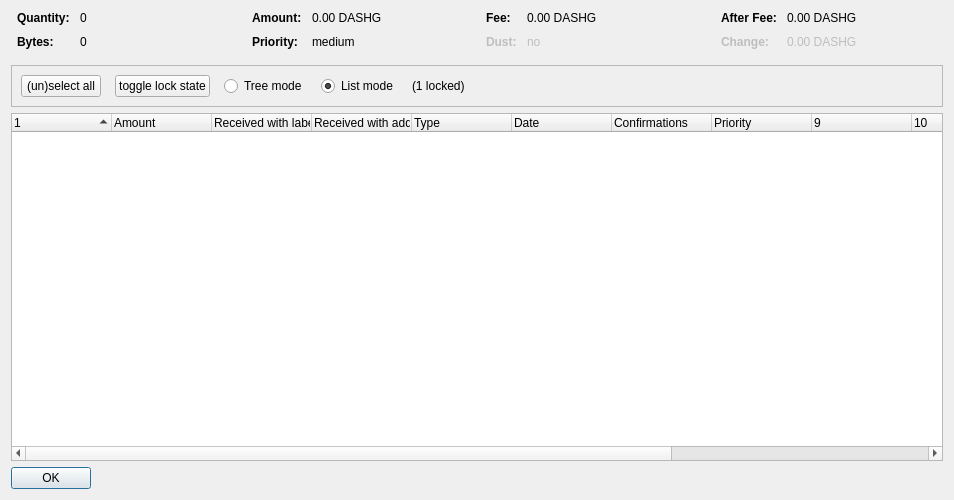
<?xml version="1.0" encoding="UTF-8"?>
<ui version="4.0">
 <class>CoinControlDialog</class>
 <widget class="QDialog" name="CoinControlDialog">
  <property name="geometry">
   <rect>
    <x>0</x>
    <y>0</y>
    <width>954</width>
    <height>500</height>
   </rect>
  </property>
  <property name="windowTitle">
   <string>Coin Selection</string>
  </property>
  <layout class="QVBoxLayout" name="verticalLayout">
   <item>
    <layout class="QHBoxLayout" name="horizontalLayoutTop" stretch="0,0,0,0">
     <property name="topMargin">
      <number>0</number>
     </property>
     <property name="bottomMargin">
      <number>10</number>
     </property>
     <item>
      <layout class="QFormLayout" name="formLayoutCoinControl1">
       <property name="horizontalSpacing">
        <number>10</number>
       </property>
       <property name="verticalSpacing">
        <number>10</number>
       </property>
       <property name="leftMargin">
        <number>6</number>
       </property>
       <property name="rightMargin">
        <number>6</number>
       </property>
       <item row="0" column="0">
        <widget class="QLabel" name="labelCoinControlQuantityText">
         <property name="font">
          <font>
           <weight>75</weight>
           <bold>true</bold>
          </font>
         </property>
         <property name="text">
          <string>Quantity:</string>
         </property>
        </widget>
       </item>
       <item row="0" column="1">
        <widget class="QLabel" name="labelCoinControlQuantity">
         <property name="cursor">
          <cursorShape>IBeamCursor</cursorShape>
         </property>
         <property name="contextMenuPolicy">
          <enum>Qt::ActionsContextMenu</enum>
         </property>
         <property name="text">
          <string notr="true">0</string>
         </property>
         <property name="textInteractionFlags">
          <set>Qt::LinksAccessibleByMouse|Qt::TextSelectableByKeyboard|Qt::TextSelectableByMouse</set>
         </property>
        </widget>
       </item>
       <item row="1" column="0">
        <widget class="QLabel" name="labelCoinControlBytesText">
         <property name="font">
          <font>
           <weight>75</weight>
           <bold>true</bold>
          </font>
         </property>
         <property name="text">
          <string>Bytes:</string>
         </property>
        </widget>
       </item>
       <item row="1" column="1">
        <widget class="QLabel" name="labelCoinControlBytes">
         <property name="cursor">
          <cursorShape>IBeamCursor</cursorShape>
         </property>
         <property name="contextMenuPolicy">
          <enum>Qt::ActionsContextMenu</enum>
         </property>
         <property name="text">
          <string notr="true">0</string>
         </property>
         <property name="textInteractionFlags">
          <set>Qt::LinksAccessibleByMouse|Qt::TextSelectableByKeyboard|Qt::TextSelectableByMouse</set>
         </property>
        </widget>
       </item>
      </layout>
     </item>
     <item>
      <layout class="QFormLayout" name="formLayoutCoinControl2">
       <property name="horizontalSpacing">
        <number>10</number>
       </property>
       <property name="verticalSpacing">
        <number>10</number>
       </property>
       <property name="leftMargin">
        <number>6</number>
       </property>
       <property name="rightMargin">
        <number>6</number>
       </property>
       <item row="0" column="0">
        <widget class="QLabel" name="labelCoinControlAmountText">
         <property name="font">
          <font>
           <weight>75</weight>
           <bold>true</bold>
          </font>
         </property>
         <property name="text">
          <string>Amount:</string>
         </property>
        </widget>
       </item>
       <item row="0" column="1">
        <widget class="QLabel" name="labelCoinControlAmount">
         <property name="cursor">
          <cursorShape>IBeamCursor</cursorShape>
         </property>
         <property name="contextMenuPolicy">
          <enum>Qt::ActionsContextMenu</enum>
         </property>
         <property name="text">
          <string notr="true">0.00 DASHG</string>
         </property>
         <property name="textInteractionFlags">
          <set>Qt::LinksAccessibleByMouse|Qt::TextSelectableByKeyboard|Qt::TextSelectableByMouse</set>
         </property>
        </widget>
       </item>
       <item row="1" column="0">
        <widget class="QLabel" name="labelCoinControlPriorityText">
         <property name="font">
          <font>
           <weight>75</weight>
           <bold>true</bold>
          </font>
         </property>
         <property name="text">
          <string>Priority:</string>
         </property>
        </widget>
       </item>
       <item row="1" column="1">
        <widget class="QLabel" name="labelCoinControlPriority">
         <property name="cursor">
          <cursorShape>IBeamCursor</cursorShape>
         </property>
         <property name="contextMenuPolicy">
          <enum>Qt::ActionsContextMenu</enum>
         </property>
         <property name="text">
          <string>medium</string>
         </property>
         <property name="textInteractionFlags">
          <set>Qt::LinksAccessibleByMouse|Qt::TextSelectableByKeyboard|Qt::TextSelectableByMouse</set>
         </property>
        </widget>
       </item>
      </layout>
     </item>
     <item>
      <layout class="QFormLayout" name="formLayoutCoinControl3">
       <property name="horizontalSpacing">
        <number>10</number>
       </property>
       <property name="verticalSpacing">
        <number>10</number>
       </property>
       <property name="leftMargin">
        <number>6</number>
       </property>
       <property name="rightMargin">
        <number>6</number>
       </property>
       <item row="0" column="0">
        <widget class="QLabel" name="labelCoinControlFeeText">
         <property name="font">
          <font>
           <weight>75</weight>
           <bold>true</bold>
          </font>
         </property>
         <property name="text">
          <string>Fee:</string>
         </property>
        </widget>
       </item>
       <item row="0" column="1">
        <widget class="QLabel" name="labelCoinControlFee">
         <property name="cursor">
          <cursorShape>IBeamCursor</cursorShape>
         </property>
         <property name="contextMenuPolicy">
          <enum>Qt::ActionsContextMenu</enum>
         </property>
         <property name="text">
          <string notr="true">0.00 DASHG</string>
         </property>
         <property name="textInteractionFlags">
          <set>Qt::LinksAccessibleByMouse|Qt::TextSelectableByKeyboard|Qt::TextSelectableByMouse</set>
         </property>
        </widget>
       </item>
       <item row="1" column="0">
        <widget class="QLabel" name="labelCoinControlLowOutputText">
         <property name="enabled">
          <bool>false</bool>
         </property>
         <property name="font">
          <font>
           <weight>75</weight>
           <bold>true</bold>
          </font>
         </property>
         <property name="text">
          <string>Dust:</string>
         </property>
        </widget>
       </item>
       <item row="1" column="1">
        <widget class="QLabel" name="labelCoinControlLowOutput">
         <property name="enabled">
          <bool>false</bool>
         </property>
         <property name="cursor">
          <cursorShape>IBeamCursor</cursorShape>
         </property>
         <property name="contextMenuPolicy">
          <enum>Qt::ActionsContextMenu</enum>
         </property>
         <property name="text">
          <string>no</string>
         </property>
         <property name="textInteractionFlags">
          <set>Qt::LinksAccessibleByMouse|Qt::TextSelectableByKeyboard|Qt::TextSelectableByMouse</set>
         </property>
        </widget>
       </item>
      </layout>
     </item>
     <item>
      <layout class="QFormLayout" name="formLayoutCoinControl4">
       <property name="horizontalSpacing">
        <number>10</number>
       </property>
       <property name="verticalSpacing">
        <number>10</number>
       </property>
       <property name="leftMargin">
        <number>6</number>
       </property>
       <property name="rightMargin">
        <number>6</number>
       </property>
       <item row="0" column="0">
        <widget class="QLabel" name="labelCoinControlAfterFeeText">
         <property name="font">
          <font>
           <weight>75</weight>
           <bold>true</bold>
          </font>
         </property>
         <property name="text">
          <string>After Fee:</string>
         </property>
        </widget>
       </item>
       <item row="0" column="1">
        <widget class="QLabel" name="labelCoinControlAfterFee">
         <property name="cursor">
          <cursorShape>IBeamCursor</cursorShape>
         </property>
         <property name="contextMenuPolicy">
          <enum>Qt::ActionsContextMenu</enum>
         </property>
         <property name="text">
          <string notr="true">0.00 DASHG</string>
         </property>
         <property name="textInteractionFlags">
          <set>Qt::LinksAccessibleByMouse|Qt::TextSelectableByKeyboard|Qt::TextSelectableByMouse</set>
         </property>
        </widget>
       </item>
       <item row="1" column="0">
        <widget class="QLabel" name="labelCoinControlChangeText">
         <property name="enabled">
          <bool>false</bool>
         </property>
         <property name="font">
          <font>
           <weight>75</weight>
           <bold>true</bold>
          </font>
         </property>
         <property name="text">
          <string>Change:</string>
         </property>
        </widget>
       </item>
       <item row="1" column="1">
        <widget class="QLabel" name="labelCoinControlChange">
         <property name="enabled">
          <bool>false</bool>
         </property>
         <property name="cursor">
          <cursorShape>IBeamCursor</cursorShape>
         </property>
         <property name="contextMenuPolicy">
          <enum>Qt::ActionsContextMenu</enum>
         </property>
         <property name="text">
          <string notr="true">0.00 DASHG</string>
         </property>
         <property name="textInteractionFlags">
          <set>Qt::LinksAccessibleByMouse|Qt::TextSelectableByKeyboard|Qt::TextSelectableByMouse</set>
         </property>
        </widget>
       </item>
      </layout>
     </item>
    </layout>
   </item>
   <item>
    <widget class="QFrame" name="frame">
     <property name="minimumSize">
      <size>
       <width>0</width>
       <height>40</height>
      </size>
     </property>
     <property name="frameShape">
      <enum>QFrame::StyledPanel</enum>
     </property>
     <property name="frameShadow">
      <enum>QFrame::Sunken</enum>
     </property>
     <layout class="QHBoxLayout" name="horizontalLayout">
      <item>
       <layout class="QHBoxLayout" name="horizontalLayoutPanel" stretch="0,0,0,0,0,0">
        <property name="spacing">
         <number>14</number>
        </property>
        <item>
         <widget class="QPushButton" name="pushButtonSelectAll">
          <property name="sizePolicy">
           <sizepolicy hsizetype="Maximum" vsizetype="Fixed">
            <horstretch>0</horstretch>
            <verstretch>0</verstretch>
           </sizepolicy>
          </property>
          <property name="text">
           <string>(un)select all</string>
          </property>
          <property name="autoDefault">
           <bool>false</bool>
          </property>
         </widget>
        </item>
        <item>
         <widget class="QPushButton" name="pushButtonToggleLock">
          <property name="sizePolicy">
           <sizepolicy hsizetype="Maximum" vsizetype="Fixed">
            <horstretch>0</horstretch>
            <verstretch>0</verstretch>
           </sizepolicy>
          </property>
          <property name="text">
           <string>toggle lock state</string>
          </property>
          <property name="autoDefault">
           <bool>false</bool>
          </property>
         </widget>
        </item>
        <item>
         <widget class="QRadioButton" name="radioTreeMode">
          <property name="sizePolicy">
           <sizepolicy hsizetype="Maximum" vsizetype="Fixed">
            <horstretch>0</horstretch>
            <verstretch>0</verstretch>
           </sizepolicy>
          </property>
          <property name="text">
           <string>Tree mode</string>
          </property>
         </widget>
        </item>
        <item>
         <widget class="QRadioButton" name="radioListMode">
          <property name="sizePolicy">
           <sizepolicy hsizetype="Maximum" vsizetype="Fixed">
            <horstretch>0</horstretch>
            <verstretch>0</verstretch>
           </sizepolicy>
          </property>
          <property name="text">
           <string>List mode</string>
          </property>
          <property name="checked">
           <bool>true</bool>
          </property>
         </widget>
        </item>
        <item>
         <widget class="QLabel" name="labelLocked">
          <property name="text">
           <string>(1 locked)</string>
          </property>
         </widget>
        </item>
        <item>
         <spacer name="horizontalSpacer">
          <property name="orientation">
           <enum>Qt::Horizontal</enum>
          </property>
          <property name="sizeHint" stdset="0">
           <size>
            <width>40</width>
            <height>20</height>
           </size>
          </property>
         </spacer>
        </item>
       </layout>
      </item>
     </layout>
    </widget>
   </item>
   <item>
    <widget class="CoinControlTreeWidget" name="treeWidget">
     <property name="contextMenuPolicy">
      <enum>Qt::CustomContextMenu</enum>
     </property>
     <property name="sortingEnabled">
      <bool>false</bool>
     </property>
     <property name="columnCount">
      <number>13</number>
     </property>
     <attribute name="headerShowSortIndicator" stdset="0">
      <bool>true</bool>
     </attribute>
     <attribute name="headerStretchLastSection">
      <bool>false</bool>
     </attribute>
     <column>
      <property name="text">
       <string/>
      </property>
     </column>
     <column>
      <property name="text">
       <string>Amount</string>
      </property>
     </column>
     <column>
      <property name="text">
       <string>Received with label</string>
      </property>
     </column>
     <column>
      <property name="text">
       <string>Received with address</string>
      </property>
     </column>
     <column>
      <property name="text">
	<string>Type</string>
      </property>
     </column>
     <column>
      <property name="text">	 
       <string>Date</string>
      </property>
     </column>
     <column>
      <property name="text">
       <string>Confirmations</string>
      </property>
      <property name="toolTip">
       <string>Confirmed</string>
      </property>
     </column>
     <column>
      <property name="text">
       <string>Priority</string>
      </property>
     </column>
     <column>
      <property name="text">
       <string/>
      </property>
     </column>
     <column>
      <property name="text">
       <string/>
      </property>
     </column>
     <column>
      <property name="text">
       <string/>
      </property>
     </column>
     <column>
      <property name="text">
       <string/>
      </property>
     </column>
     <column>
      <property name="text">
       <string/>
      </property>
     </column>
    </widget>
   </item>
   <item>
    <widget class="QDialogButtonBox" name="buttonBox">
     <property name="sizePolicy">
      <sizepolicy hsizetype="Maximum" vsizetype="Fixed">
       <horstretch>0</horstretch>
       <verstretch>0</verstretch>
      </sizepolicy>
     </property>
     <property name="orientation">
      <enum>Qt::Horizontal</enum>
     </property>
     <property name="standardButtons">
      <set>QDialogButtonBox::Ok</set>
     </property>
    </widget>
   </item>
  </layout>
 </widget>
 <customwidgets>
  <customwidget>
   <class>CoinControlTreeWidget</class>
   <extends>QTreeWidget</extends>
   <header>coincontroltreewidget.h</header>
  </customwidget>
 </customwidgets>
 <resources/>
 <connections/>
</ui>
